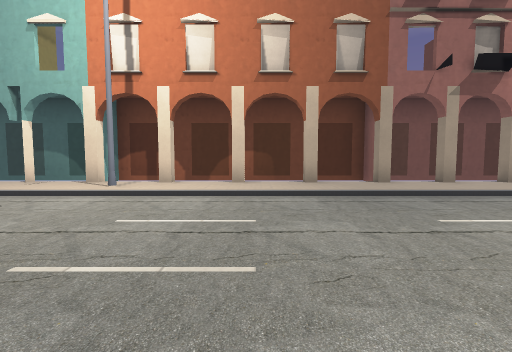
view 1 (above)

17 first-person views from a walk through a Godot game level. The camera is 1.2 m above the floor, tilts 4° down and sees 85° across. The floor is counted in squares, 2 m on a side. Each view is taken from the middle of a square. On the plan, view 1 faces up. The plan holds only what a view shows up to about 9 squares ahead; the rest is blank. The place goes on beyond the plan. Some surface patterns are stand-ins.

view 2
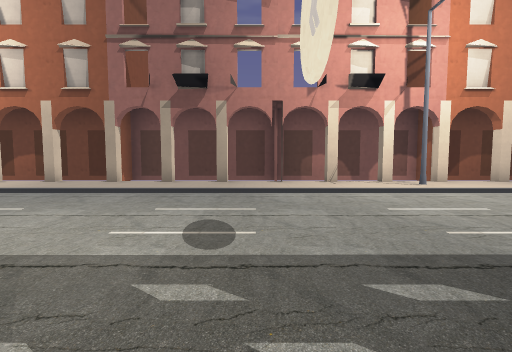

view 3
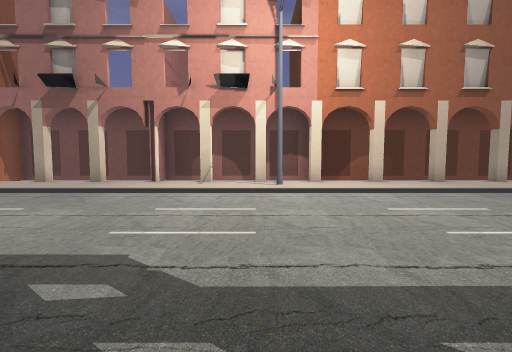

view 4
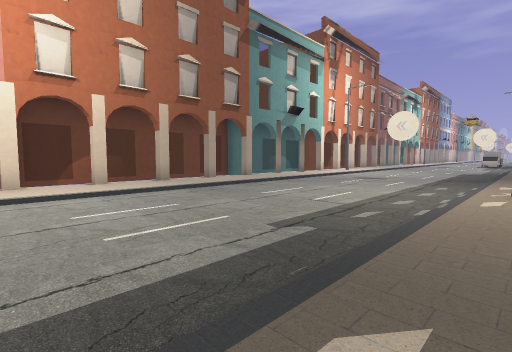

view 5
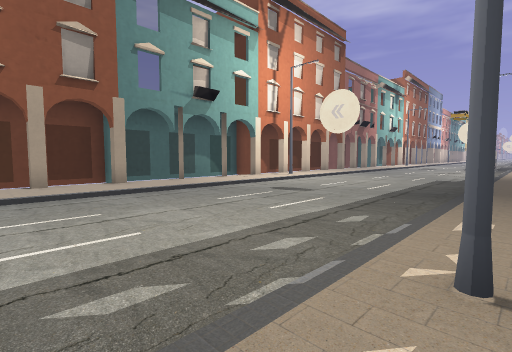

view 6
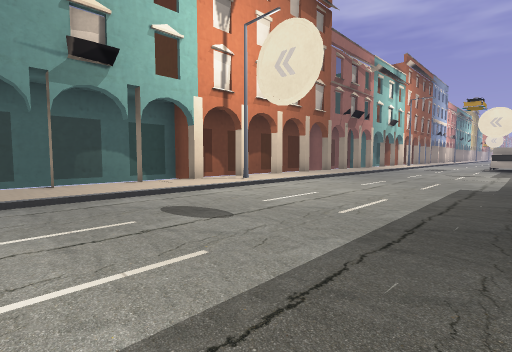

view 7
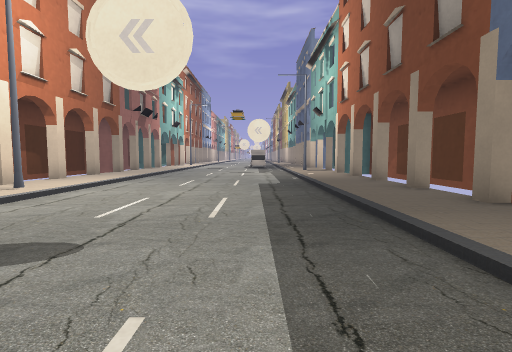

view 8
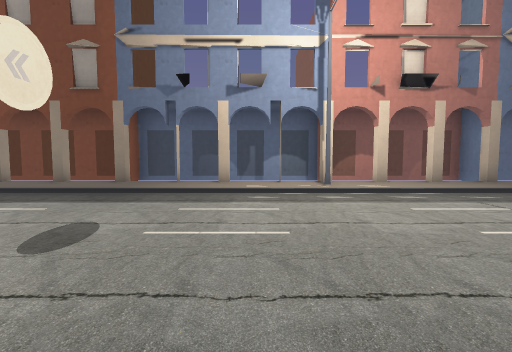

view 9
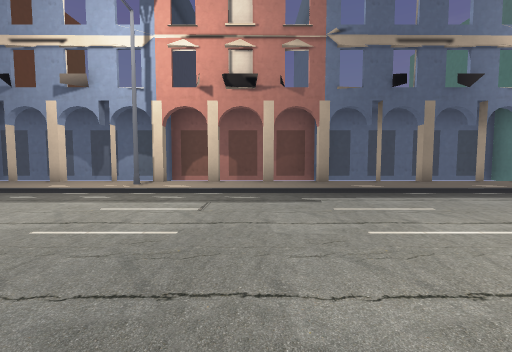

view 10
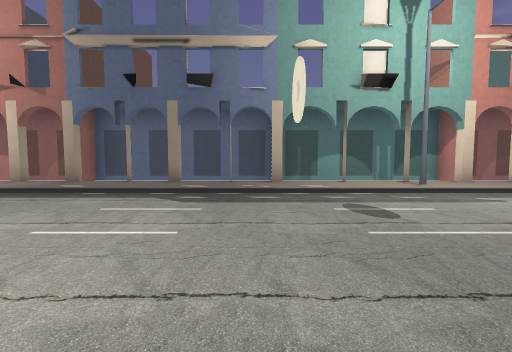

view 11
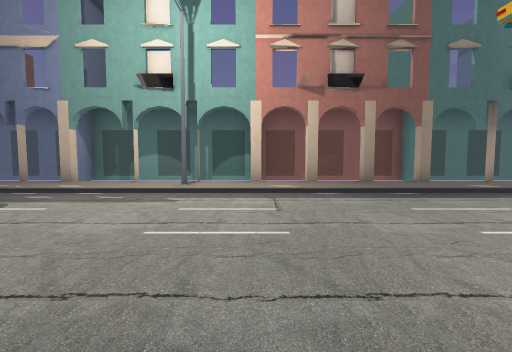

view 12
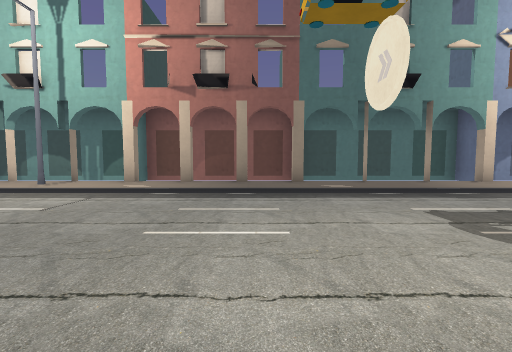

view 13
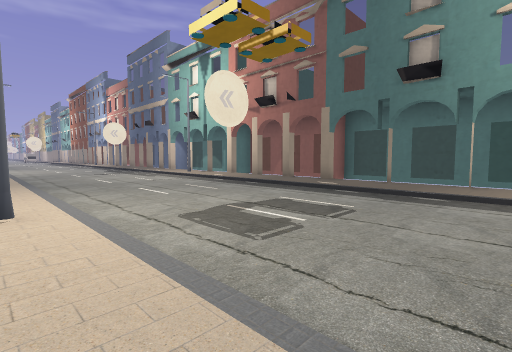

view 14
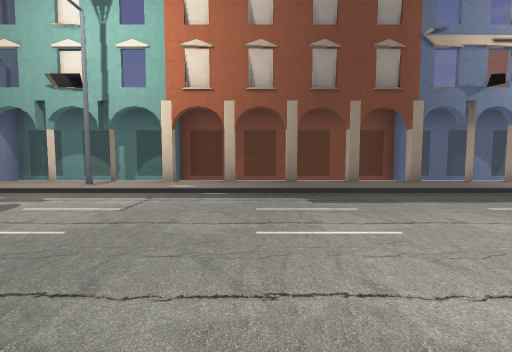

view 15
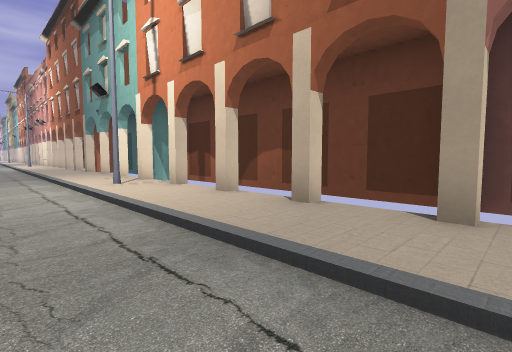

view 16
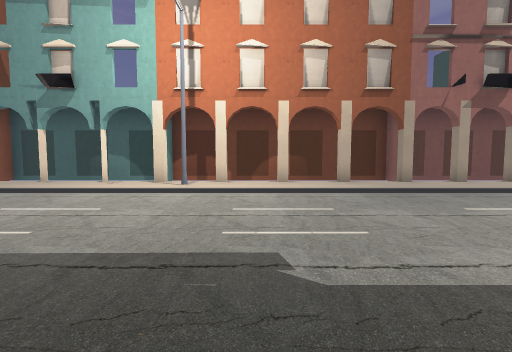

view 17
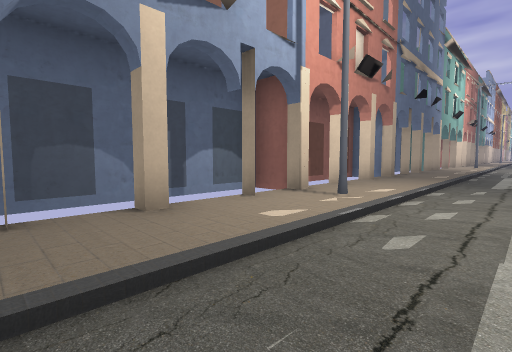

### Floor plan
Key: @ floor where view 1 was taken; # wall or solid block; . main floor; : floor 0.25 m higher than the main floor; / step, stairs or slope; B building; L lamp.
Columns run from 6 left of view 1 to 27 right of it. Each row starts with its distance up from view 1.
  8             B                    B
  7 BBBBBBBBBBBBBBBBBBBBBBBBBBBBBBBBBB
  6  # BB BB#BBB BBBB#BB BB ## BB BB#B
  5 :::L:::::::::::L:::::::::::L::::::
  4 //////////////////////////////////
  3 ..................................
  2 ..................................
  1 ..................................
  0 //////@///////////////////////////
 -1 :::::::::L:::::::::::L:::::::::::L
 -2 B## BB BB####B#B#B#BBB# B#B BB BB#
 -3 BBBBBBBBBBBBB BBBBBBBBBBBBBBBBBBBB
 -4 B   B   B   BB       B          BB

Positions as (right, up) in squares from view 1, and headings:
1: (0, 0), facing up
2: (6, -1), facing up
3: (9, -1), facing up
4: (10, -1), facing up-right
5: (14, -1), facing up-right
6: (17, 0), facing up-right
7: (17, 1), facing right
8: (17, 5), facing down
9: (13, 5), facing down
10: (7, 5), facing down
11: (2, 5), facing down
12: (-1, 5), facing down
13: (-6, 5), facing down-right
14: (24, 5), facing down
15: (27, 3), facing up-left
16: (23, -1), facing up
17: (19, 1), facing down-left
